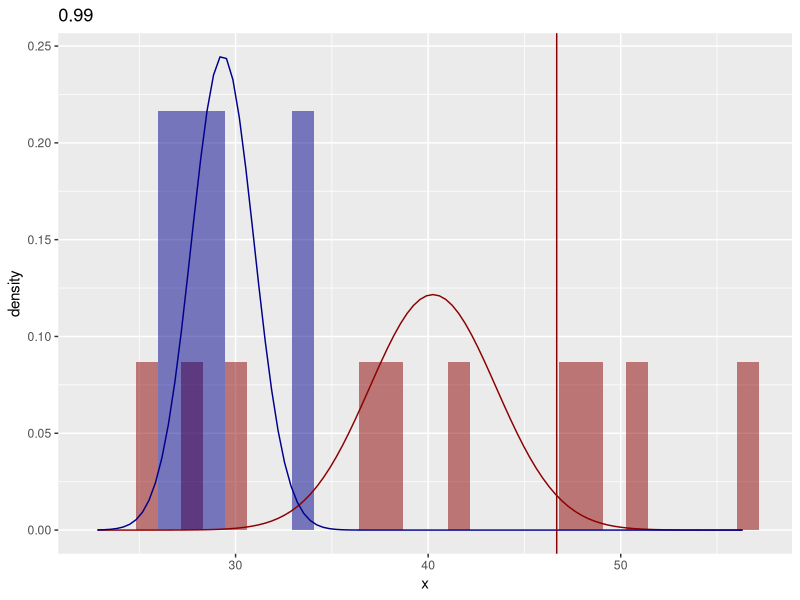

This figure's R source:
library(ggplot2)

m0 <- 30
m1 <- 31

sigma0 <- 12
sigma1 <- 4

n0 <- 10
n1 <- 4

x0 <- rnorm(n0, mean=m0, sd=sigma0)
x1 <- rnorm(n1, mean=m1, sd=sigma1)

m0 <- mean(x0)
m1 <- mean(x1)

sigma0 <- sd(x0) / sqrt(n0)
sigma1 <- sd(x1) / sqrt(n1)

x <- range(c(m0 + c(-1, 1) * 4 * sigma0, m1 + c(-1, 1) * 4 * sigma1))

t <- t.test(x0, x1)

g <- ggplot(data.frame(x=seq(x[1], x[2], length.out=11)), aes(x)) +
    geom_histogram(data=data.frame(x0), aes(x0, y=..density..), fill="darkred", alpha=.5) +
    geom_histogram(data=data.frame(x1), aes(x1, y=..density..), fill="darkblue", alpha=.5) +
    stat_function(fun=dnorm, geom="line", 
                  args=list(mean=m0, sd=sigma0), col="darkred") +
    stat_function(fun=dnorm, geom="line",
                  args=list(mean=m1, sd=sigma1), col="darkblue") +
    geom_vline(aes(xintercept=qnorm(.975, m0, sigma0)), col="darkred") +
    ggtitle(round(1-t$p.value,2))
g

print(x0)
print(x1)